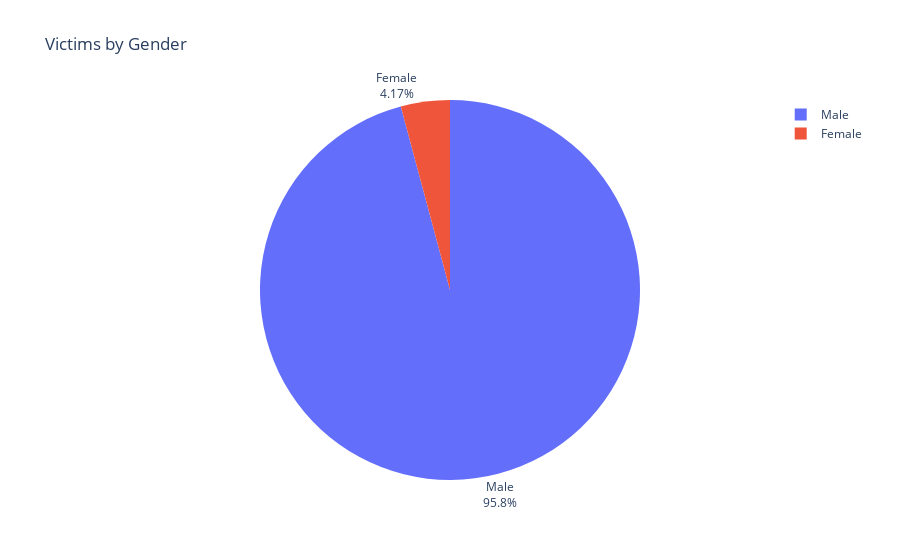

The code cell stored with this chart in its notebook:
### Code cell
fig = px.pie(values=victims_by_gender,names=victims_by_gender.index,title='Victims by Gender')
fig.update_traces(textposition='outside', textinfo='percent+label')
fig.show()

### Figure 1 — Plotly figure (JSON) as saved in the notebook; plotly's stock layout.template omitted (floating-point values rounded to 4 significant figures)
{"data": [{"domain": {"x": [0, 1], "y": [0, 1]}, "hovertemplate": "label=%{label}<br>value=%{value}<extra></extra>", "labels": ["Male", "Female"], "legendgroup": "", "name": "", "showlegend": true, "textinfo": "percent+label", "textposition": "outside", "type": "pie", "values": [2160, 94]}], "layout": {"legend": {"tracegroupgap": 0}, "title": {"text": "Victims by Gender"}}}
